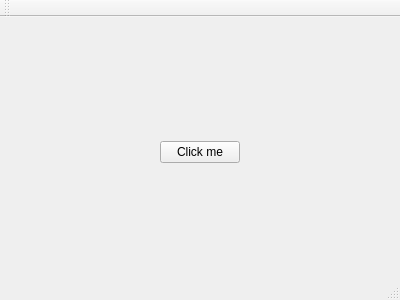
<?xml version="1.0" encoding="UTF-8"?>
<ui version="4.0">
 <class>MainWindow</class>
 <widget class="QMainWindow" name="MainWindow">
  <property name="geometry">
   <rect>
    <x>0</x>
    <y>0</y>
    <width>400</width>
    <height>300</height>
   </rect>
  </property>
  <property name="windowTitle">
   <string>MainWindow</string>
  </property>
  <widget class="QWidget" name="centralWidget">
   <widget class="QWidget" name="verticalLayoutWidget">
    <property name="geometry">
     <rect>
      <x>30</x>
      <y>10</y>
      <width>341</width>
      <height>251</height>
     </rect>
    </property>
    <layout class="QVBoxLayout" name="verticalLayout">
     <item alignment="Qt::AlignHCenter|Qt::AlignVCenter">
      <widget class="QPushButton" name="clickMeButton">
       <property name="text">
        <string>Click me</string>
       </property>
      </widget>
     </item>
    </layout>
   </widget>
  </widget>
  <widget class="QToolBar" name="mainToolBar">
   <attribute name="toolBarArea">
    <enum>TopToolBarArea</enum>
   </attribute>
   <attribute name="toolBarBreak">
    <bool>false</bool>
   </attribute>
  </widget>
  <widget class="QStatusBar" name="statusBar"/>
 </widget>
 <layoutdefault spacing="6" margin="11"/>
 <resources/>
 <connections/>
</ui>
